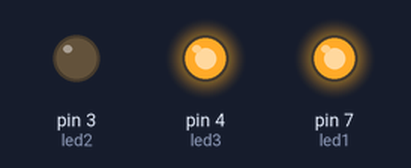
This sketch was run on a simulated Arduino Uno, built with avr-gcc and run on an emulated ATmega328P. Shown: output pins drawn as LEDs (lit = HIGH).

Above: at 0.1 s.
At 4.8 s:
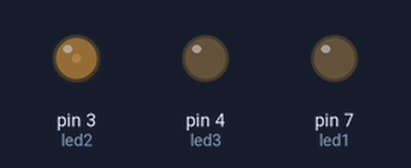
At 9.9 s:
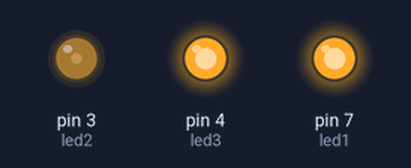
At 19.7 s:
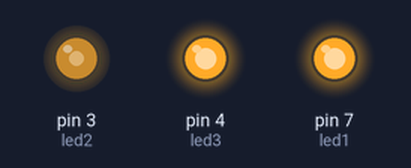
At 29.3 s:
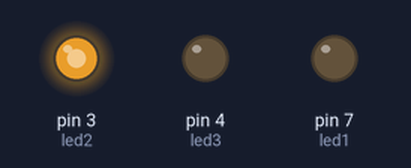
At 39.3 s:
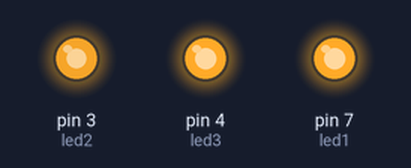
Timing chart, 0 to 40.0 s (numbered marks = the images above):
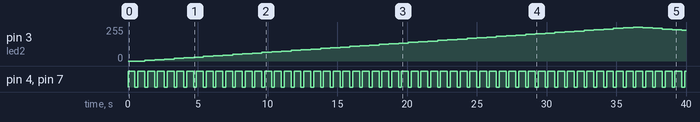

The sketch:

LED_DIMMER.ino
```cpp
/*
3 LEDs are attached to pins D2, D4, D7
Setting the condition for LEDs to blink(ON 0.5 second and OFF 0.2sec)
*/

int led1 = 7;         // pin # in which the LED is attached
int led2 = 3;         //PWM pin for dimming the LED
int led3 = 4;
int brightness = 0;
int offset = 5;

void on_led() {
  digitalWrite(led1, HIGH);
  digitalWrite(led3, HIGH);
}
void off_led() {
  digitalWrite(led1, LOW);
  digitalWrite(led3, LOW);
}
// the setup routine runs once when you press reset:
void setup() {
  // declare pin 9 to be an output:
  pinMode(led1, OUTPUT);
  pinMode(led2, OUTPUT);
  pinMode(led3, OUTPUT);
}

// the loop routine runs over and over again forever:
void loop() {
  on_led();
  delay(500);
  analogWrite(led2, brightness);
  brightness = brightness + offset;
  if (brightness <= 0 || brightness > 250) {   //reversing direction
    offset = -offset;
  }
  off_led();
  delay(200);
}
```

Measured:
- by itself, pin 3 (led2): rises from 0/255 to 255/255 in 35.0 s, then falls to 230/255 in 3.5 s
- by itself, pin 4 (led3), pin 7 (led1): alternates HIGH for 0.50 s and LOW for 0.20 s
